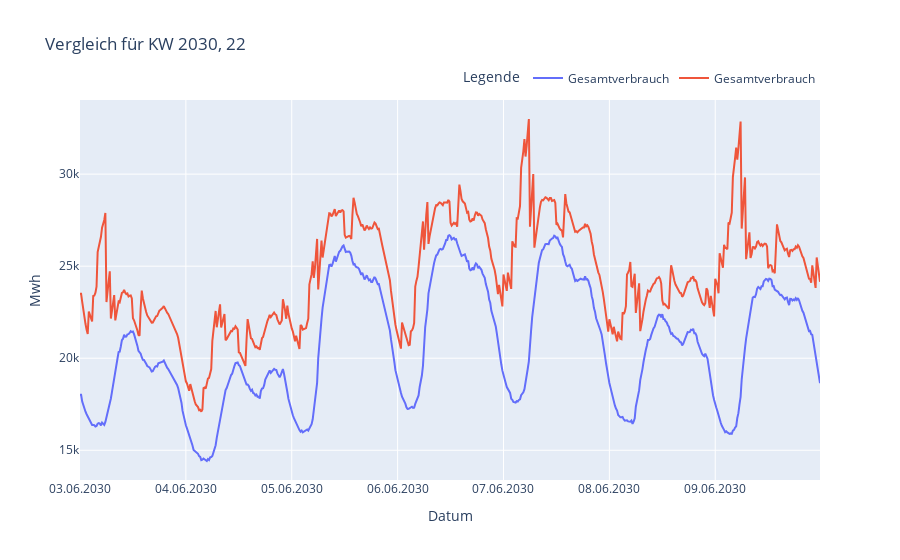

This figure's notebook cell:
### Markdown cell above
## Wochenvergleich zwischen Verbrauch und Verbrauch+Lastprofile

### Code cell
selected_week = str(selected_week_plot)
selected_year = str(selected_year_plot)


def get_weekly_consumption(consumption_data, selected_year, selected_week):
    # Erstelle einen DataFrame aus dem Dictionary
    yearly_consumption = pd.DataFrame.from_dict(consumption_data.get(int(selected_year)))
    
    

    # Filtere die Daten für die angegebene Woche und das Jahr
    week_filtered_data_consumption = yearly_consumption[
        (yearly_consumption['Week'] == selected_week)
    ]

    # Erstelle einen DataFrame nur mit Datum und Gesamtverbrauch
    week_consumption_df = week_filtered_data_consumption[['Datum', 'Gesamtverbrauch']]
    week_consumption_df.loc[:, 'Datum'] = pd.to_datetime(week_consumption_df['Datum'])

    return week_consumption_df


# Verwende die Funktion für consumption_all_years_excluding_loadprofile
week_consumption_df = get_weekly_consumption(consumption_all_years_excluding_loadprofile, selected_year, selected_week)

# Verwende die Funktion für consumption_all_years_including_loadprofile

week_consumption_df_lp = get_weekly_consumption(consumption_all_years_including_loadprofile, selected_year, selected_week)

# didirectory_yearly_generation and consumption_all_years_excluding_loadprofile are dicitionaries

create_week_comparison(selected_week, selected_year, week_consumption_df, week_consumption_df_lp, "vergleich_verbrauch_lastprofile")

### Figure 1 — Plotly figure (JSON) as saved in the notebook; plotly's stock layout.template omitted (floating-point values rounded to 4 significant figures; data arrays with more than 128 entries replaced by an {"elided": "..."} marker saying what was removed)
{"data": [{"mode": "lines", "name": "Gesamtverbrauch", "type": "scatter", "x": {"elided": "672 str values"}, "y": {"elided": "672 float values"}}, {"mode": "lines", "name": "Gesamtverbrauch", "type": "scatter", "x": {"elided": "672 str values"}, "y": {"elided": "672 float values"}}], "layout": {"legend": {"orientation": "h", "title": {"text": "Legende"}, "x": 1, "xanchor": "right", "y": 1.02, "yanchor": "bottom"}, "title": {"text": "Vergleich für KW 2030, 22"}, "xaxis": {"tickformat": "%d.%m.%Y", "tickmode": "array", "tickvals": ["2030-06-03T00:00:00", "2030-06-04T00:00:00", "2030-06-05T00:00:00", "2030-06-06T00:00:00", "2030-06-07T00:00:00", "2030-06-08T00:00:00", "2030-06-09T00:00:00"], "title": {"text": "Datum"}}, "yaxis": {"title": {"text": "Mwh"}}}}
